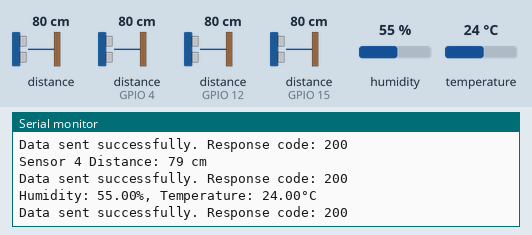
Recording of a sketch running on a simulated ESP8266 (NodeMCU). Shown: the last lines printed to the serial monitor. Wiring (inferred from the names in the program): 4 × ultrasonic range finder: trigger GPIO 2, echo GPIO 0 / trigger GPIO 5, echo GPIO 4 / trigger GPIO 13, echo GPIO 15 / trigger GPIO 14, echo GPIO 12. The inputs (shaded band) are chosen by the test bench; at power-on: distance to the obstacle 80 cm, distance to the obstacle (sensors on GPIO 4, GPIO 12, GPIO 15) 80 cm, humidity 55 %, temperature 24 °C. The echo pulse lasts 58.3 µs per cm; WiFi joins after 1.5 s; servers stay silent unless stated; uploads are accepted with an empty reply.

Above: at 3.2 s.
3.3 s: distance to the obstacle (sensor 0) set to 2 cm
At 6.21 s:
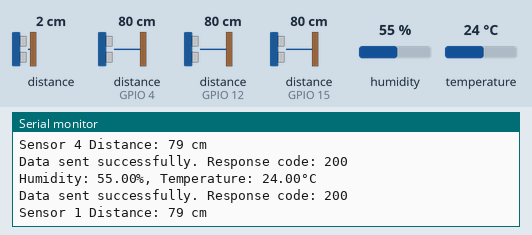
8.1 s: distance to the obstacle (sensor on GPIO 4) set to 2 cm
At 11.08 s:
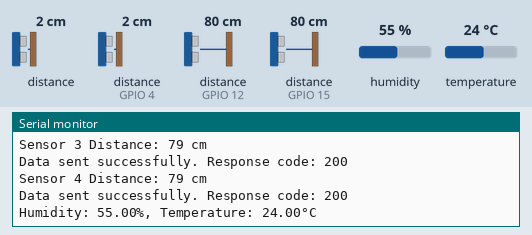
12.9 s: distance to the obstacle (sensor on GPIO 12) set to 2 cm
At 14.28 s:
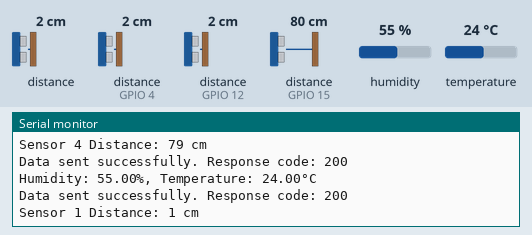
17.7 s: distance to the obstacle (sensor on GPIO 15) set to 2 cm
At 18.52 s:
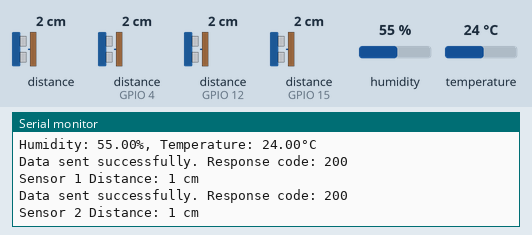
22.5 s: humidity set to 22 %
At 24.0 s:
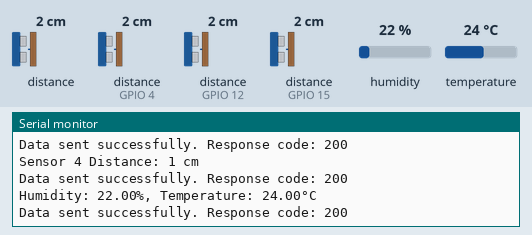
27.3 s: temperature set to 12 °C
At 32.2 s:
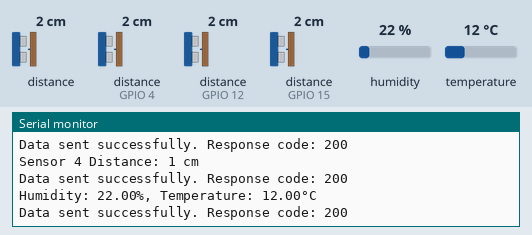
Timing chart, 0 to 33.1 s (numbered marks = the images above; inputs shaded):
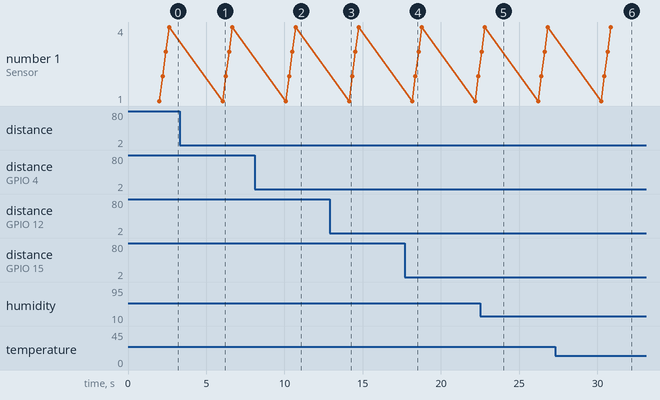

The sketch:

main.ino
```cpp
#include <ESP8266WiFi.h>
#include <ESP8266HTTPClient.h>
#include <WebSocketsClient.h>
#include <DHT.h>

// WiFi credentials
const char* ssid = "onosannnnt";
const char* password = "00000000";

const char* server = "https://flood-prediction-backend.ialwh0.easypanel.host/";
const char* humidityServer = "https://flood-prediction-backend.ialwh0.easypanel.host/humidity";

DHT dht(3, DHT11);

struct Sensor {
  int trigPin;
  int echoPin;
};

// Pin definitions for Sensor 1
Sensor sensors[] = { //Trigger : Echo
  {5, 4},
  {2,0},
  {14, 12},
  {13, 15},
};

void setup() {
  for (int i = 0; i < 4; i++) {
    pinMode(sensors[i].trigPin, OUTPUT);
    pinMode(sensors[i].echoPin, INPUT);
  }

  // Initialize serial communication
  Serial.begin(115200);
  dht.begin();

  // Connect to WiFi
  WiFi.begin(ssid, password);
  Serial.print("Connecting to WiFi");
  while (WiFi.status() != WL_CONNECTED) {
    delay(1000);
    Serial.print(".");
  }
  Serial.println("\nConnected to WiFi");
}

void loop() {
  for (int i = 0; i < 4; i++) {
    int distance = measureDistance(sensors[i].trigPin, sensors[i].echoPin);
    Serial.print("Sensor ");
    Serial.print(i + 1);  // Print the sensor number (1 or 2)
    Serial.print(" Distance: ");
    Serial.print(distance);
    Serial.println(" cm");
    sendDataToServer(distance, i);
  }
  float humidity = dht.readHumidity();
  float temperature = dht.readTemperature(); // Default in Celsius

  // Check if the readings are valid
  if (isnan(humidity) || isnan(temperature)) {
    Serial.println("Failed to read from DHT sensor!");
    return;
  }

  // Print the values to the Serial Monitor
  Serial.print("Humidity: ");
  Serial.print(humidity);
  Serial.print("%, Temperature: ");
  Serial.print(temperature);
  Serial.println("°C");
  sendHumidityData(humidity,temperature);

  // Short delay before the next measurements
  delay(1000 * 3 * 1);
}

// Function to measure distance from a sensor
int measureDistance(int trigPin, int echoPin) {
  // Send a 10µs pulse to the Trigger pin
  digitalWrite(trigPin, LOW);
  delayMicroseconds(2);
  digitalWrite(trigPin, HIGH);
  delayMicroseconds(10);
  digitalWrite(trigPin, LOW);

  // Read the pulse duration from the Echo pin
  long duration = pulseIn(echoPin, HIGH);

  // Calculate distance in centimeters
  int distance = duration * 0.034 / 2;
  return distance;
}

// Function to send data to the server
void sendDataToServer(int water_level, int sensor_no) {
  if (WiFi.status() == WL_CONNECTED) {
    HTTPClient http;
    // WiFiClient client;
    WiFiClientSecure client;
    client.setInsecure();
    http.begin(client, server);
    http.addHeader("Content-Type", "application/json");


    String payload = "{";
    payload += "\"water_level\": " + String(water_level) + ", ";
    payload += "\"sensor_no\": " + String(sensor_no);
    payload += "}";

    int httpResponseCode = http.POST(payload);

    if (httpResponseCode > 0) {
      Serial.print("Data sent successfully. Response code: ");
      Serial.println(httpResponseCode);
    } else {
      Serial.print("Error sending data. HTTP response code: ");
      Serial.println(httpResponseCode);
    }

    http.end();
  } else {
    Serial.println("WiFi not connected. Cannot send data.");
  }
}

void sendHumidityData(float humidity, float temperature) {
  if (WiFi.status() == WL_CONNECTED) {
    HTTPClient http;
    // WiFiClient client;
    WiFiClientSecure client;
    client.setInsecure();
    http.begin(client, humidityServer);
    http.addHeader("Content-Type", "application/json");


    String payload = "{";
    payload += "\"humidity\": " + String(humidity) + ", ";
    payload += "\"temperature\": " + String(temperature);
    payload += "}";

    int httpResponseCode = http.POST(payload);

    if (httpResponseCode > 0) {
      Serial.print("Data sent successfully. Response code: ");
      Serial.println(httpResponseCode);
    } else {
      Serial.print("Error sending data. HTTP response code: ");
      Serial.println(httpResponseCode);
    }

    http.end();
  } else {
    Serial.println("WiFi not connected. Cannot send data.");
  }
}
```

Measured:
- after the input at 8.1 s, the serial monitor: prints a new line after 2.0 s (image 2)
- after the input at 22.5 s, the serial monitor: prints a new line after 0.52 s (image 5)
- after the input at 27.3 s, the serial monitor: prints a new line after 3.8 s (image 6)
